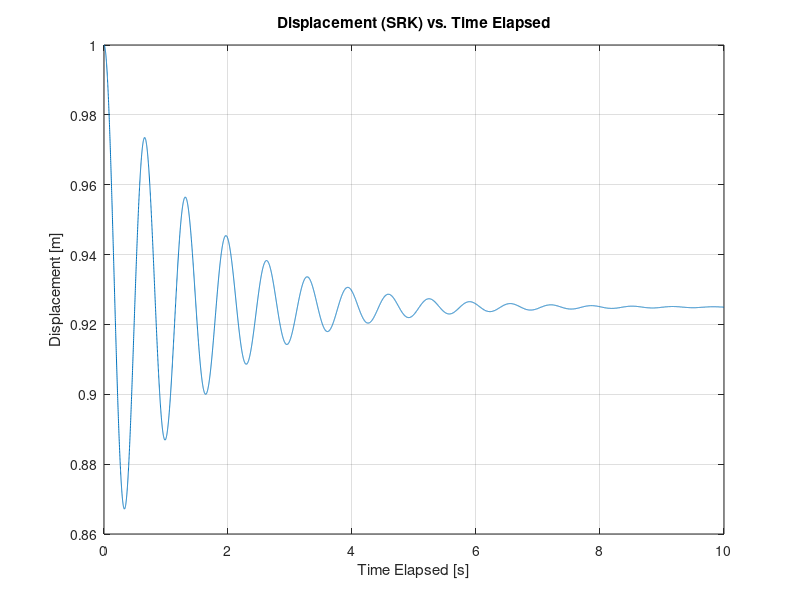
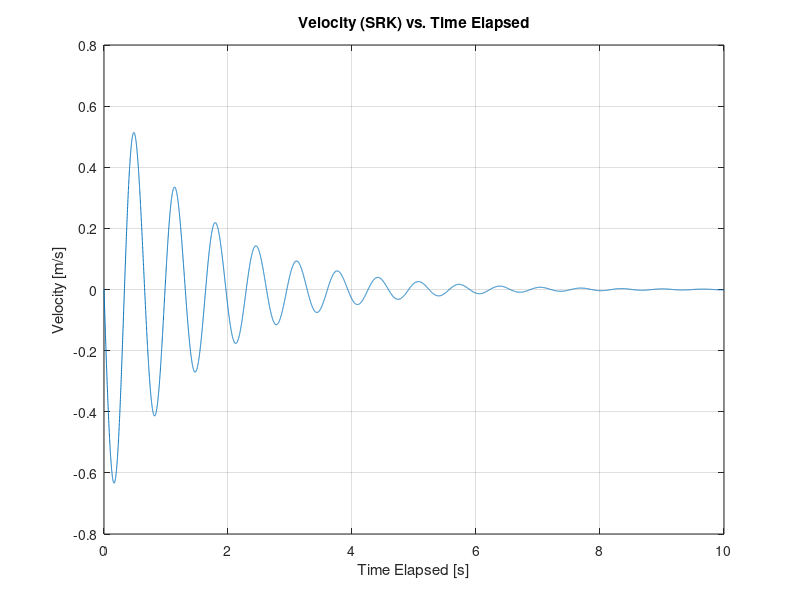
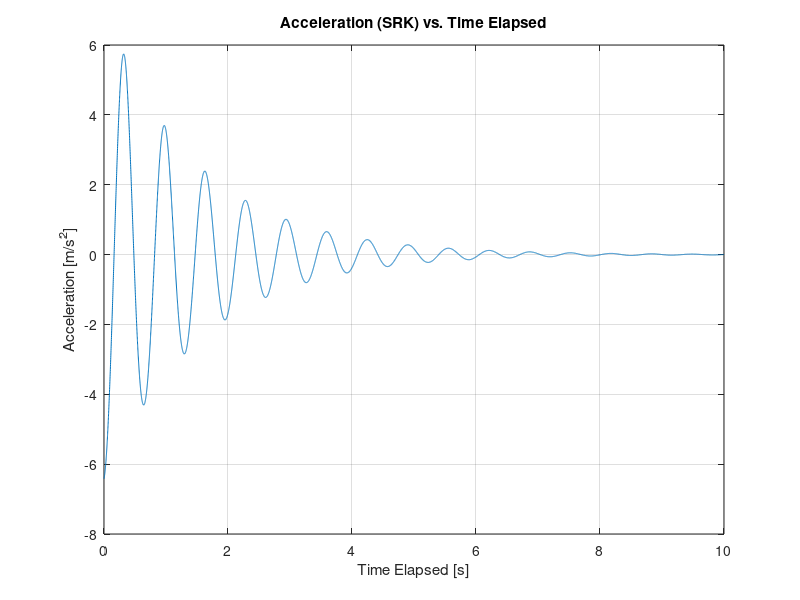
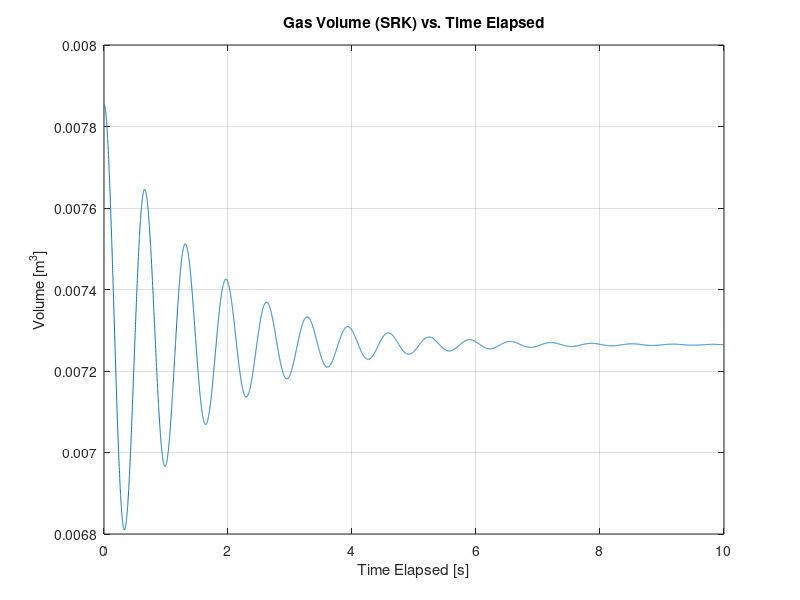

MATLAB code to generate these figures, in order: (Note: this script raises an error after producing the figures.)
h = 1e-3; %increments of time
t=0:h:10; %time elapsed
L1 = 1; %piston bottom to cylinder bottom initial distance 
x0 = L1; %initial position
v0 = 0; %initial velocity
R = 8.314; %gas constant (J/(mol*K))
T = 310; %Temperature of gas (k)
n = 0.323; %moles of gas (moles)
m = 1.5; %Mass of piston 
Patm = 101325; 
x=zeros(1,length(t));
x(1)=x0;
v=zeros(1,length(t));
v(1)=v0;
M = 9; 
mu = 1450; %change to 0 for reversible!)
r = 0.05; %Cylinder radius (m)
L2 = 0.03; %piston thickness
g = 9.81; %gravity

Tc = 33.19; %K
Pc = 1.313*10^6; %pa
phi = 0.42748;
Omega = 0.08664;
omega = -0.216;
sig = 1;
eps = 0;

Tr = T/Tc;
alpha = (1+(0.48+1.574*omega-0.176*omega^2)*(1-sqrt(Tr)))^2;

% change the function depending on the system

a = phi*alpha*R^2*Tc^2/Pc; %a(T)
b = Omega*(R*Tc/Pc);

% change the function depending on the system
P =@(x) ((R*T)./(((pi*r^2.*x)/n) -b)) - (a/((sig-eps)*b))*((1./(pi*r^2.*x) +eps*b) - (1./((pi*r^2.*x)+sig*b)));
F_tx=@(x,v) v;
F_tv=@(x,v) -(mu*2*pi*r*L2/(M+m)).*v-g-((Patm-P(x)).*pi*r^2/(M+m));

% calculation loop
for i=1:(length(t)-1)
    
    kx1 = F_tx(x(i),v(i))*h;
    kv1 = F_tv(x(i),v(i))*h;
    kx2 = F_tx(x(i)+kx1/2,v(i)+kv1/2)*h;
    kv2 = F_tv(x(i)+kx1/2,v(i)+kv1/2)*h;
    kx3 = F_tx((x(i)+kx2/2),v(i)+kv2/2)*h;
    kv3 = F_tv((x(i)+kx2/2),(v(i)+kv2/2))*h;
    kx4 = F_tx((x(i)+kx3),v(i)+kv3)*h;
    kv4 = F_tv((x(i)+kx3),(v(i)+kv3))*h;
    
    x(i+1) = x(i) + (kx1+2*kx2+2*kx3+kx4)/6; 
    v(i+1) = v(i) + (kv1+2*kv2+2*kv3+kv4)/6;

end

%displacement vs time
figure;
plot(t, x);
xlabel('Time Elapsed [s]');
ylabel('Displacement [m]');
title('Displacement (SRK) vs. Time Elapsed');
grid on; 

%velocity vs time
figure;
plot(t, v);
xlabel('Time Elapsed [s]');
ylabel('Velocity [m/s]');
title('Velocity (SRK) vs. Time Elapsed');
grid on; 

%acceleration vs time
accel = F_tv(x,v);
figure;
plot(t, accel);
xlabel('Time Elapsed [s]');
ylabel('Acceleration [m/s^2]');
title('Acceleration (SRK) vs. Time Elapsed');
grid on; 

volume = (pi*r^2.*x);
figure;
plot(t, volume);
xlabel('Time Elapsed [s]');
ylabel('Volume [m^3]');
title('Gas Volume (SRK) vs. Time Elapsed');
grid on; 

Pres = ((R*T)./(((pi*r^2.*x)/n) -b)) - (a/((sig-eps)*b))*((1./(pi*r^2.*x) +eps*b) - (1./((pi*r^2.*x)+sig*b)));
figure;
plot(t, Pres);
xlabel('Time Elapsed [s]');
ylabel('Pressure [Pa]');
title('Gas Pressure (SRK) vs. Time Elapsed');
grid on; 

Wg = (M+m)*g*(L1-x);
figure;
plot(t, Wg);
xlabel('Time Elapsed [s]');
ylabel('Work [J]');
title('Gravity Work (SRK) vs. Time Elapsed');
grid on; 

Watm = Patm*pi*r^2*(L1-x);
figure;
plot(t, Watm);
xlabel('Time Elapsed [s]');
ylabel('Work [J]');
title('Atmospheric Work (SRK) vs. Time Elapsed');
grid on; 

W_fr = -cumtrapz(t, mu*2*pi*r*L2*v.^2);
figure;
plot(t, W_fr);
xlabel('Time Elapsed [s]');
ylabel('Work [J]');
title('Friction Work (SRK) vs. Time Elapsed');
grid on; 

integrand = (R * T) ./ ((pi * r^2 .* x) / n - b) - ...
            (a ./ (((pi * r^2 .* x) / n + eps * b)) .* ((pi * r^2 .* x / n + sig * b)));
W_gas = pi*r^2*cumtrapz(x, integrand);
figure;
plot(t, W_gas);
xlabel('Time Elapsed [s]');
ylabel('Work [J]');
title('Gas Work (SRK) vs. Time Elapsed');
grid on; 

tot_work = W_fr+W_gas+Watm+Wg;
KE = 0.5*(M+m).*(v.^2);
figure;
plot(t,tot_work, 'b');
hold on;
plot(t, KE, 'r');
hold off;
xlabel('Time Elapsed [s]');
ylabel('[J]');
legend('Total Work', 'Kinetic Energy');
title('Total Work & KE (SRK) vs. Time Elapsed');

[M1_SRK, x_real_SRK, W_gas_SRK] = Quasi_work(phi, Omega, sig, eps, alpha);

figure;
plot(x_real_SRK, W_gas_SRK);
xlabel('Displacement (m)');
ylabel('Work (J)');
title('Quasi Static Work (SRK) vs Displacement');
grid on;